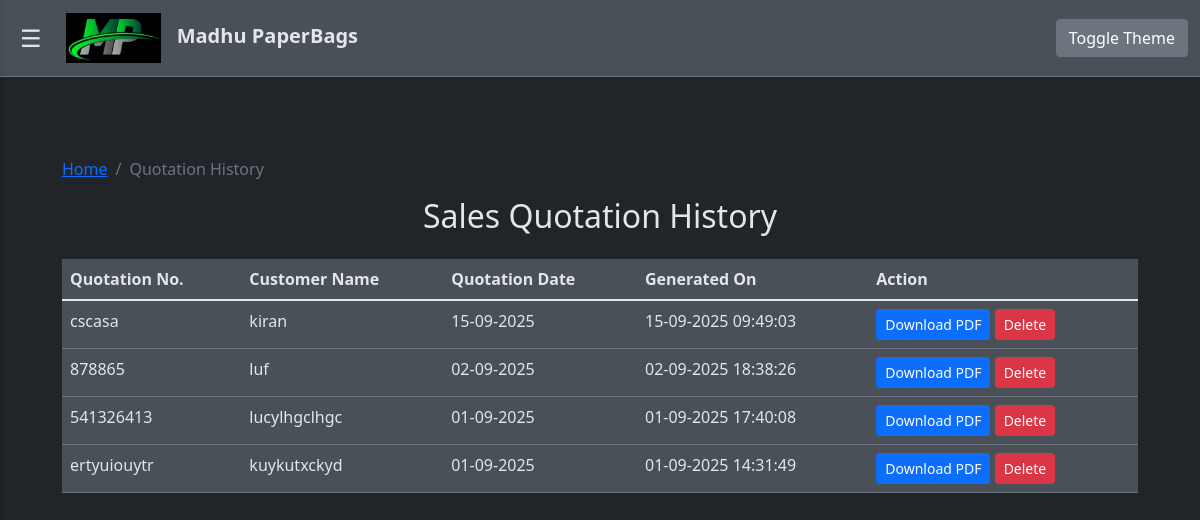
Page /quotation_history.php (signed in) on the committed database.
### tables this page shows
CREATE TABLE `sales_quotations` (
  `id` int(11) NOT NULL,
  `quotation_number` varchar(255) NOT NULL,
  `customer_name` varchar(255) NOT NULL,
  `quotation_date` date NOT NULL,
  `pdf_path` varchar(255) NOT NULL,
  `created_at` timestamp NOT NULL DEFAULT current_timestamp()
);

### quotation_history.php (the view, shortened to what this page needs)
<?php
require_once "config/database.php";
$quotations = [];
$sql = "SELECT quotation_number, customer_name, quotation_date, pdf_path, created_at FROM sales_quotations ORDER BY created_at DESC";
$result = mysqli_query($conn, $sql);
if ($result) {
    while ($row = mysqli_fetch_assoc($result)) {
        $quotations[] = $row;
    }
}
?>
<!DOCTYPE html>
<html lang="en">
<head>
    <link href="https://cdn.jsdelivr.net/npm/bootstrap@5.1.3/dist/css/bootstrap.min.css" rel="stylesheet">
    <link href="includes/sidebar.css" rel="stylesheet">
</head>
<body class="dark-theme">
    <?php include 'includes/sidebar.php'; ?>
    <div class="main-content">
        <div class="container mt-5">
                        <nav aria-label="breadcrumb">
                <ol class="breadcrumb">
                    <li class="breadcrumb-item"><a href="index.php">Home</a></li>
                    <li class="breadcrumb-item active" aria-current="page">Quotation History</li>
                </ol>
            </nav>
            <h2 class="text-center mb-4 main-text">Sales Quotation History</h2>
            <?php if (empty($quotations)): ?>
                <p class="text-center">No quotations generated yet.</p>
            <?php else: ?>
                <div class="table-responsive">
                    <table class="table table-hover">
                        <thead>
                            <tr>
                                <th>Quotation No.</th>
                                <th>Customer Name</th>
                                <th>Quotation Date</th>
                                <th>Generated On</th>
                                <th>Action</th>
                            </tr>
                        </thead>
                        <tbody>
                            <?php foreach ($quotations as $quotation): ?>
                                <tr>
                                    <td><?php echo htmlspecialchars($quotation['quotation_number']); ?></td>
                                    <td><?php echo htmlspecialchars($quotation['customer_name']); ?></td>
                                    <td><?php echo htmlspecialchars((new DateTime($quotation['quotation_date']))->format('d-m-Y')); ?></td>
                                    <td><?php echo htmlspecialchars((new DateTime($quotation['created_at']))->format('d-m-Y H:i:s')); ?></td>
                                    <td>
                                        <a href="<?php echo htmlspecialchars($quotation['pdf_path']); ?>" class="btn btn-primary btn-sm" download>Download PDF</a>
                                        <form action="delete_quotation.php" method="post" style="display:inline;">
                                            <button type="submit" class="btn btn-danger btn-sm" onclick="return confirm('Are you sure you want to delete this quotation?');">Delete</button>
                                        </form>
                                    </td>
                                </tr>
                            <?php endforeach; ?>
                        </tbody>
                    </table>
                </div>
            <?php endif; ?>
        </div>
    </div>
</body>
</html>

### includes/sidebar.css (style rules this page uses)
.main-content { transition: margin-left 0.3s ease; }

### quotation_history.php (style rules this page uses)
:root { --background-color: #f8f9fa; --text-color: #212529; --accent-color: #007bff; --form-bg: #ffffff; --form-border: #dee2e6; --table-bg: #ffffff; --table-border: #dee2e6; }
body.dark-theme { --background-color: #212529; --text-color: #e2e6ea; --accent-color: #66b3ff; --form-bg: #495057; --form-border: #6c757d; --table-bg: #495057; --table-border: #6c757d; }
body { background: var(--background-color); color: var(--text-color); transition: background 0.3s ease, color 0.3s ease; }
.container { padding: 2rem; }
.table { color: var(--text-color); }
.table th, .table td { background: var(--table-bg); border-color: var(--table-border); transition: background 0.3s ease, border-color 0.3s ease; }

### rows in the picture
sales_quotations: quotation_number "cscasa", customer_name "kiran", quotation_date "15-09-2025", created_at "15-09-2025 09:49:03"
sales_quotations: quotation_number "878865", customer_name "luf", quotation_date "02-09-2025", created_at "02-09-2025 18:38:26"
sales_quotations: quotation_number "541326413", customer_name "lucylhgclhgc", quotation_date "01-09-2025", created_at "01-09-2025 17:40:08"
sales_quotations: quotation_number "ertyuiouytr", customer_name "kuykutxckyd", quotation_date "01-09-2025", created_at "01-09-2025 14:31:49"
